Frame 1 (no input): blank canvas, image omitted
Frame 60 (the mouse pressed at the canvas centre just before this capture): blank canvas, image omitted
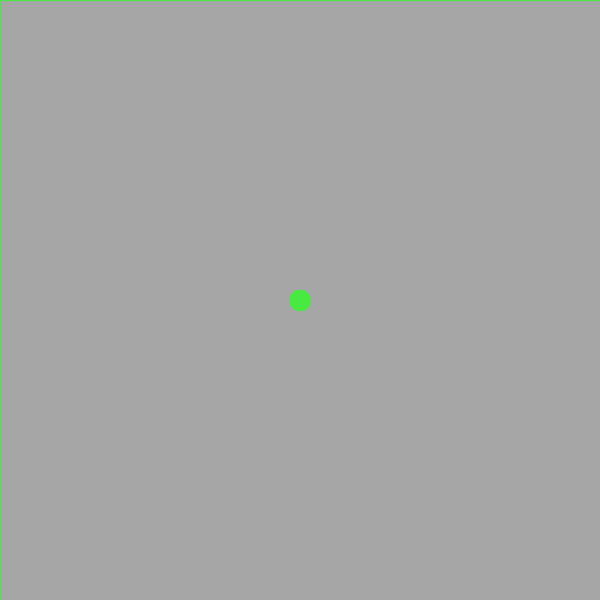
Frame 120 (the mouse held since frame 60 and released just before this capture)

The Processing sketch whose frames 1 and 60 were blank and that drew this single picture after the mouse press (run headless with seeded random() and noise(); from frame 60 on, the mouse is pressed at the canvas centre):

// Processing sketch: processing_77129
// ── processing_77129.pde

ArrayList circles;

void setup()
{
  size(600,600);
  //frameRate(1);
  circles = new ArrayList();
}

void draw()
{
  //background(150);
  for (int i = 0; i<circles.size(); i++)
  {
    Circle c = (Circle) circles.get(i);
    c.display();
    c.update();
    fill(150,10);
    rect(0,0,width,height);
  }
}

void mousePressed()
{
  circles.add(new Circle(circles.size()));
}


class Circle
{
  PVector pos, posOut, vel, acc;
  float pulseFreq, diameter, posDist;
  color rgb;
  int a;
  int a1;



  Circle(int i)
  {
    pos = new PVector (mouseX, mouseY);
    posOut = new PVector (0,0);
    pulseFreq = map(random(1), 0, 1, .01, .06);
    rgb = color(random(255), random(255), random(255));
    diameter = 20;
    vel = new PVector (0,0);
    a = 0;
    a1 = 2;
    
  }

  void update()
  {
    
    for (int i = 0; i<circles.size(); i++)
    {
      Circle c = (Circle) circles.get(i);
      posDist = PVector.dist(pos, c.pos);
    
    
    
    //diameter = map(sin(frameCount*pulseFreq), 1, -1, 20, 40);
    //--------
    acc = new PVector (c.pos.x - pos.x, c.pos.y - pos.y);
    //acc.mult(posDist);
    acc.mult(.00005);
    
    collision();
    
    vel.add(acc);
    //--------
    
    speedCap();
    
    //---------
    pos.add(vel);
    //-----------

    border(); 
    
    
    
    
    }
    
    //-----------
  }

  void display()
  {
    
    a = a+a1;
  
  
  if (a <= 0)
  {
    a1 = -a1;
  }
  
  if (a >=255)
  {
    a1 = -a1;
  }
    
    
    //    ellipse(pos.x, pos.y, map(sin(frameCount*pulseFreq),0,1,20,40), map(sin(frameCount*pulseFreq),0,1,20,40));
    fill(rgb,a);
    
    stroke(rgb,a);
    //stroke(0,a);
    ellipse(pos.x, pos.y, diameter, diameter);
    //fill(rgb);  placing here changes color of first circle each click while rest are independent
  }
  
  void border()
  {
    if (pos.x> width)
    {
      vel.x = -vel.x*.7;
    }
    
    if (pos.x < 0)
    {
      vel.x = -vel.x*.7;
    }
    
    if (pos.y > height)
    {
      vel.y = -vel.y*.7;
    }
    
    if (pos.y < 0)
    {
      vel.y = -vel.y*.7;
    }
    
  }
  
  void speedCap()
  {
      if ( vel.x > 5)
    {
      vel.x = 5;
    }
    
    if ( vel.x < -5)
    {
      vel.x = -5;
    }
    
    if (vel.y > 5)
    {
      vel.y = 5;
    }
    
    if (vel.y < -5)
    {
      vel.y = -5;
    }
  }
  
  void collision()
  {
    for (int i = 0; i<circles.size(); i++)
    {
      Circle c = (Circle) circles.get(i);
      
       if (PVector.dist(pos,c.pos) < diameter/2 && PVector.dist(pos,c.pos) > 0)  //or assign an id to ech individual to check agaisnt self
       {
         vel.mult(-1);
       }

      //if (PVector.dist(pos,c.pos) < diameter/2 )
    //  {
      //  vel.mult(-1);
     // }
    }
     
  }

}
